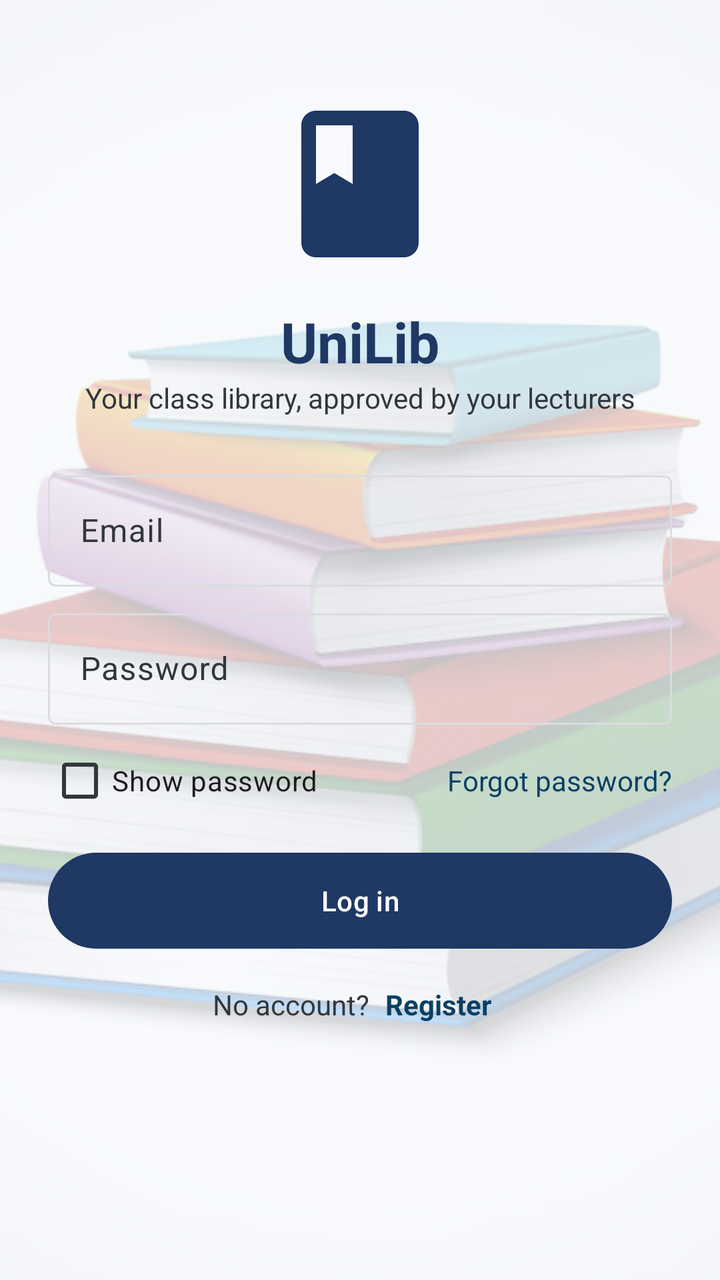
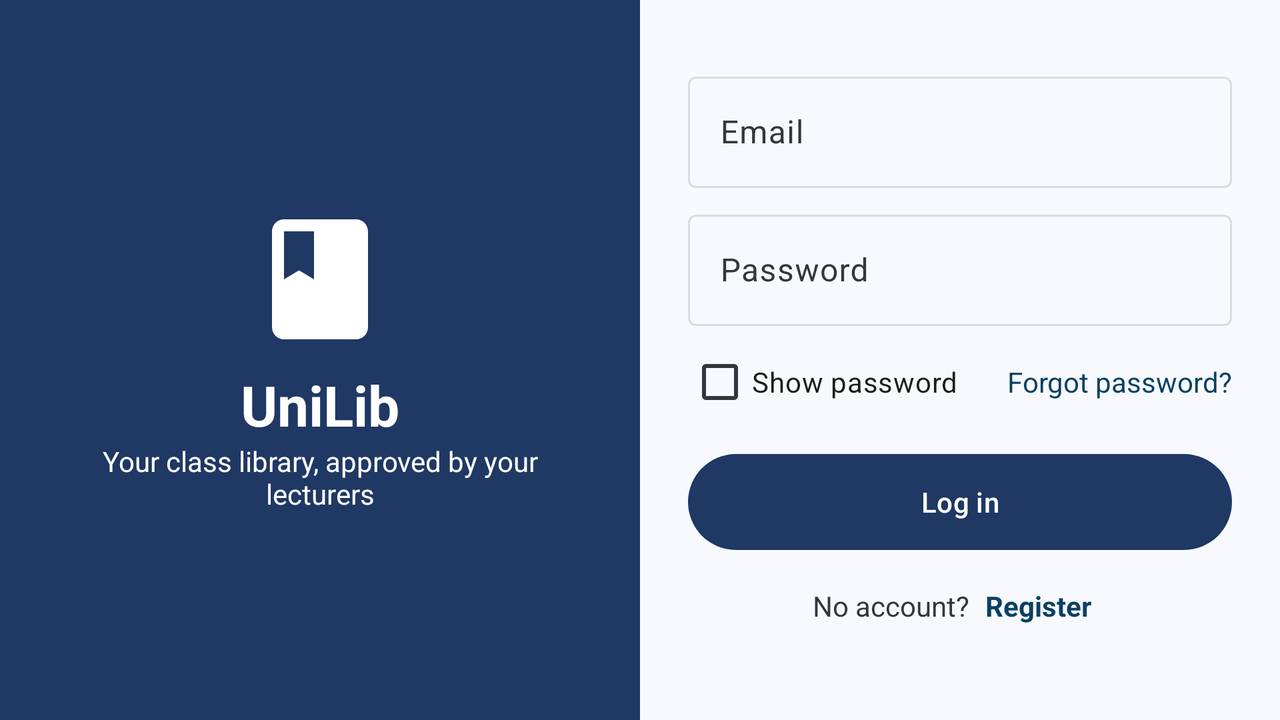

One screen, two layout resources from the same app: the default and the repository's alternative for another configuration. Each is rendered where Android would select it; the XML of both is given below.
<!-- AndroidManifest.xml: application theme Theme.UniLib -->
<!-- res/layout/activity_login.xml -->
<?xml version="1.0" encoding="utf-8"?>
<FrameLayout xmlns:android="http://schemas.android.com/apk/res/android"
    android:layout_width="match_parent"
    android:layout_height="match_parent"
    android:background="@color/unilib_surface">

    <ImageView
        android:layout_width="match_parent"
        android:layout_height="match_parent"
        android:alpha="0.22"
        android:importantForAccessibility="no"
        android:scaleType="centerCrop"
        android:src="@drawable/bg_books" />

    <ScrollView
        android:layout_width="match_parent"
        android:layout_height="match_parent"
        android:fillViewport="true">

        <LinearLayout
            android:layout_width="match_parent"
            android:layout_height="wrap_content"
            android:gravity="center_horizontal"
            android:orientation="vertical"
            android:paddingHorizontal="@dimen/screen_padding_h"
            android:paddingVertical="@dimen/spacing_l">

            <ImageView
                android:id="@+id/imgLogo"
                android:layout_width="88dp"
                android:layout_height="88dp"
                android:layout_marginTop="@dimen/spacing_l"
                android:contentDescription="@string/cd_logo"
                android:src="@drawable/ic_logo" />

            <TextView
                android:id="@+id/tvTitle"
                android:layout_width="wrap_content"
                android:layout_height="wrap_content"
                android:layout_marginTop="@dimen/spacing_m"
                android:text="@string/app_name"
                android:textColor="@color/unilib_primary"
                android:textSize="@dimen/text_title"
                android:textStyle="bold" />

            <TextView
                android:layout_width="wrap_content"
                android:layout_height="wrap_content"
                android:layout_marginBottom="@dimen/spacing_l"
                android:gravity="center"
                android:text="@string/tagline"
                android:textColor="@color/unilib_text_secondary"
                android:textSize="@dimen/text_secondary" />

            <include
                layout="@layout/part_login_form"
                android:layout_width="match_parent"
                android:layout_height="wrap_content" />
        </LinearLayout>
    </ScrollView>
</FrameLayout>
<!-- res/layout/part_login_form.xml (included above) -->
<?xml version="1.0" encoding="utf-8"?>
<LinearLayout xmlns:android="http://schemas.android.com/apk/res/android"
    android:layout_width="match_parent"
    android:layout_height="wrap_content"
    android:orientation="vertical">

    <com.google.android.material.textfield.TextInputLayout
        android:id="@+id/tilEmail"
        android:layout_width="match_parent"
        android:layout_height="wrap_content"
        android:hint="@string/hint_email">

        <com.google.android.material.textfield.TextInputEditText
            android:id="@+id/etEmail"
            android:layout_width="match_parent"
            android:layout_height="wrap_content"
            android:autofillHints="emailAddress"
            android:imeOptions="actionNext"
            android:inputType="textEmailAddress"
            android:maxLines="1" />
    </com.google.android.material.textfield.TextInputLayout>

    <com.google.android.material.textfield.TextInputLayout
        android:id="@+id/tilPassword"
        android:layout_width="match_parent"
        android:layout_height="wrap_content"
        android:layout_marginTop="@dimen/spacing_s"
        android:hint="@string/hint_password">

        <com.google.android.material.textfield.TextInputEditText
            android:id="@+id/etPassword"
            android:layout_width="match_parent"
            android:layout_height="wrap_content"
            android:autofillHints="password"
            android:imeOptions="actionDone"
            android:inputType="textPassword"
            android:maxLines="1" />
    </com.google.android.material.textfield.TextInputLayout>

    <RelativeLayout
        android:layout_width="match_parent"
        android:layout_height="wrap_content"
        android:layout_marginTop="4dp">

        <CheckBox
            android:id="@+id/cbShowPassword"
            android:layout_width="wrap_content"
            android:layout_height="wrap_content"
            android:minHeight="48dp"
            android:text="@string/show_password"
            android:textColor="@color/unilib_text" />

        <TextView
            android:id="@+id/tvForgot"
            android:layout_width="wrap_content"
            android:layout_height="48dp"
            android:layout_alignParentEnd="true"
            android:clickable="true"
            android:focusable="true"
            android:gravity="center_vertical"
            android:text="@string/forgot_password"
            android:textColor="@color/unilib_accent"
            android:textSize="@dimen/text_secondary" />
    </RelativeLayout>

    <Button
        android:id="@+id/btnLogin"
        android:layout_width="match_parent"
        android:layout_height="56dp"
        android:layout_marginTop="@dimen/spacing_s"
        android:text="@string/btn_login" />

    <ProgressBar
        android:id="@+id/progress"
        android:layout_width="wrap_content"
        android:layout_height="wrap_content"
        android:layout_gravity="center_horizontal"
        android:layout_marginTop="@dimen/spacing_s"
        android:visibility="gone" />

    <LinearLayout
        android:layout_width="match_parent"
        android:layout_height="wrap_content"
        android:gravity="center"
        android:orientation="horizontal">

        <TextView
            android:layout_width="wrap_content"
            android:layout_height="48dp"
            android:gravity="center_vertical"
            android:text="@string/no_account"
            android:textColor="@color/unilib_text_secondary" />

        <TextView
            android:id="@+id/tvGoRegister"
            android:layout_width="wrap_content"
            android:layout_height="48dp"
            android:clickable="true"
            android:focusable="true"
            android:gravity="center_vertical"
            android:paddingStart="8dp"
            android:paddingEnd="8dp"
            android:text="@string/register_link"
            android:textColor="@color/unilib_accent"
            android:textStyle="bold" />
    </LinearLayout>
</LinearLayout>
<!-- resources referenced by this layout -->
<resources>
  <color name="unilib_accent">#094064</color>
  <color name="unilib_primary">#1F3864</color>
  <color name="unilib_surface">#F7F9FC</color>
  <color name="unilib_text">#1C1B1F</color>
  <color name="unilib_text_secondary">#32373C</color>
  <dimen name="screen_padding_h">24dp</dimen>
  <dimen name="spacing_l">24dp</dimen>
  <dimen name="spacing_m">16dp</dimen>
  <dimen name="spacing_s">8dp</dimen>
  <dimen name="text_secondary">14sp</dimen>
  <dimen name="text_title">28sp</dimen>
  <!-- drawable ic_logo (drawable) -->
  <?xml version="1.0" encoding="utf-8"?>
  <vector xmlns:android="http://schemas.android.com/apk/res/android"
      android:width="96dp"
      android:height="96dp"
      android:viewportWidth="24"
      android:viewportHeight="24">
      <path
          android:fillColor="#1F3864"
          android:pathData="M18,2H6c-1.1,0 -2,0.9 -2,2v16c0,1.1 0.9,2 2,2h12c1.1,0 2,-0.9 2,-2V4c0,-1.1 -0.9,-2 -2,-2zM6,4h5v8l-2.5,-1.5L6,12V4z" />
  </vector>
  <string name="app_name">UniLib</string>
  <string name="btn_login">Log in</string>
  <string name="cd_logo">UniLib logo, an open book</string>
  <string name="forgot_password">Forgot password?</string>
  <string name="hint_email">Email</string>
  <string name="hint_password">Password</string>
  <string name="no_account">No account?</string>
  <string name="register_link">Register</string>
  <string name="show_password">Show password</string>
  <string name="tagline">Your class library, approved by your lecturers</string>
  <style name="Theme.UniLib" parent="Base.Theme.UniLib" />
  <color name="unilib_primary_container">#D9E2F3</color>
  <color name="unilib_on_container">#12294D</color>
  <color name="unilib_accent_container">#DCE8F5</color>
  <color name="unilib_card">#FFFFFF</color>
  <color name="unilib_divider">#DADCE0</color>
  <color name="unilib_error">#8F1E19</color>
  <color name="unilib_error_container">#F9DEDC</color>
  <!-- some entries are left out for length -->
</resources>
<!-- res/layout-land/activity_login.xml (the repository's variant of the layout above) -->
<!-- drawn on the phone turned sideways -->
<?xml version="1.0" encoding="utf-8"?>
<LinearLayout xmlns:android="http://schemas.android.com/apk/res/android"
    xmlns:app="http://schemas.android.com/apk/res-auto"
    android:layout_width="match_parent"
    android:layout_height="match_parent"
    android:orientation="horizontal">

    <FrameLayout
        android:layout_width="0dp"
        android:layout_height="match_parent"
        android:layout_weight="1"
        android:background="@color/unilib_primary">

        <LinearLayout
            android:layout_width="wrap_content"
            android:layout_height="wrap_content"
            android:layout_gravity="center"
            android:gravity="center_horizontal"
            android:orientation="vertical"
            android:padding="@dimen/spacing_l">

            <ImageView
                android:id="@+id/imgLogo"
                android:layout_width="72dp"
                android:layout_height="72dp"
                android:contentDescription="@string/cd_logo"
                android:src="@drawable/ic_logo"
                app:tint="@android:color/white" />

            <TextView
                android:id="@+id/tvTitle"
                android:layout_width="wrap_content"
                android:layout_height="wrap_content"
                android:layout_marginTop="@dimen/spacing_s"
                android:text="@string/app_name"
                android:textColor="@android:color/white"
                android:textSize="@dimen/text_title"
                android:textStyle="bold" />

            <TextView
                android:layout_width="wrap_content"
                android:layout_height="wrap_content"
                android:gravity="center"
                android:text="@string/tagline"
                android:textColor="@android:color/white"
                android:textSize="@dimen/text_secondary" />
        </LinearLayout>
    </FrameLayout>

    <ScrollView
        android:layout_width="0dp"
        android:layout_height="match_parent"
        android:layout_weight="1"
        android:background="@color/unilib_surface"
        android:fillViewport="true">

        <LinearLayout
            android:layout_width="match_parent"
            android:layout_height="wrap_content"
            android:gravity="center_vertical"
            android:orientation="vertical"
            android:padding="@dimen/spacing_l">

            <include
                layout="@layout/part_login_form"
                android:layout_width="match_parent"
                android:layout_height="wrap_content" />
        </LinearLayout>
    </ScrollView>
</LinearLayout>
<!-- resources referenced by the variant -->
<!-- as the phone turned sideways resolves them -->
<resources>
  <color name="unilib_accent">#094064</color>
  <color name="unilib_primary">#1F3864</color>
  <color name="unilib_surface">#F7F9FC</color>
  <color name="unilib_text">#1C1B1F</color>
  <color name="unilib_text_secondary">#32373C</color>
  <dimen name="spacing_l">24dp</dimen>
  <dimen name="spacing_s">8dp</dimen>
  <dimen name="text_secondary">14sp</dimen>
  <dimen name="text_title">28sp</dimen>
  <!-- drawable ic_logo (drawable) -->
  <?xml version="1.0" encoding="utf-8"?>
  <vector xmlns:android="http://schemas.android.com/apk/res/android"
      android:width="96dp"
      android:height="96dp"
      android:viewportWidth="24"
      android:viewportHeight="24">
      <path
          android:fillColor="#1F3864"
          android:pathData="M18,2H6c-1.1,0 -2,0.9 -2,2v16c0,1.1 0.9,2 2,2h12c1.1,0 2,-0.9 2,-2V4c0,-1.1 -0.9,-2 -2,-2zM6,4h5v8l-2.5,-1.5L6,12V4z" />
  </vector>
  <string name="app_name">UniLib</string>
  <string name="btn_login">Log in</string>
  <string name="cd_logo">UniLib logo, an open book</string>
  <string name="forgot_password">Forgot password?</string>
  <string name="hint_email">Email</string>
  <string name="hint_password">Password</string>
  <string name="no_account">No account?</string>
  <string name="register_link">Register</string>
  <string name="show_password">Show password</string>
  <string name="tagline">Your class library, approved by your lecturers</string>
  <style name="Theme.UniLib" parent="Base.Theme.UniLib" />
  <color name="unilib_primary_container">#D9E2F3</color>
  <color name="unilib_on_container">#12294D</color>
  <color name="unilib_accent_container">#DCE8F5</color>
  <color name="unilib_card">#FFFFFF</color>
  <color name="unilib_divider">#DADCE0</color>
  <color name="unilib_error">#8F1E19</color>
  <color name="unilib_error_container">#F9DEDC</color>
  <!-- some entries are left out for length -->
</resources>
